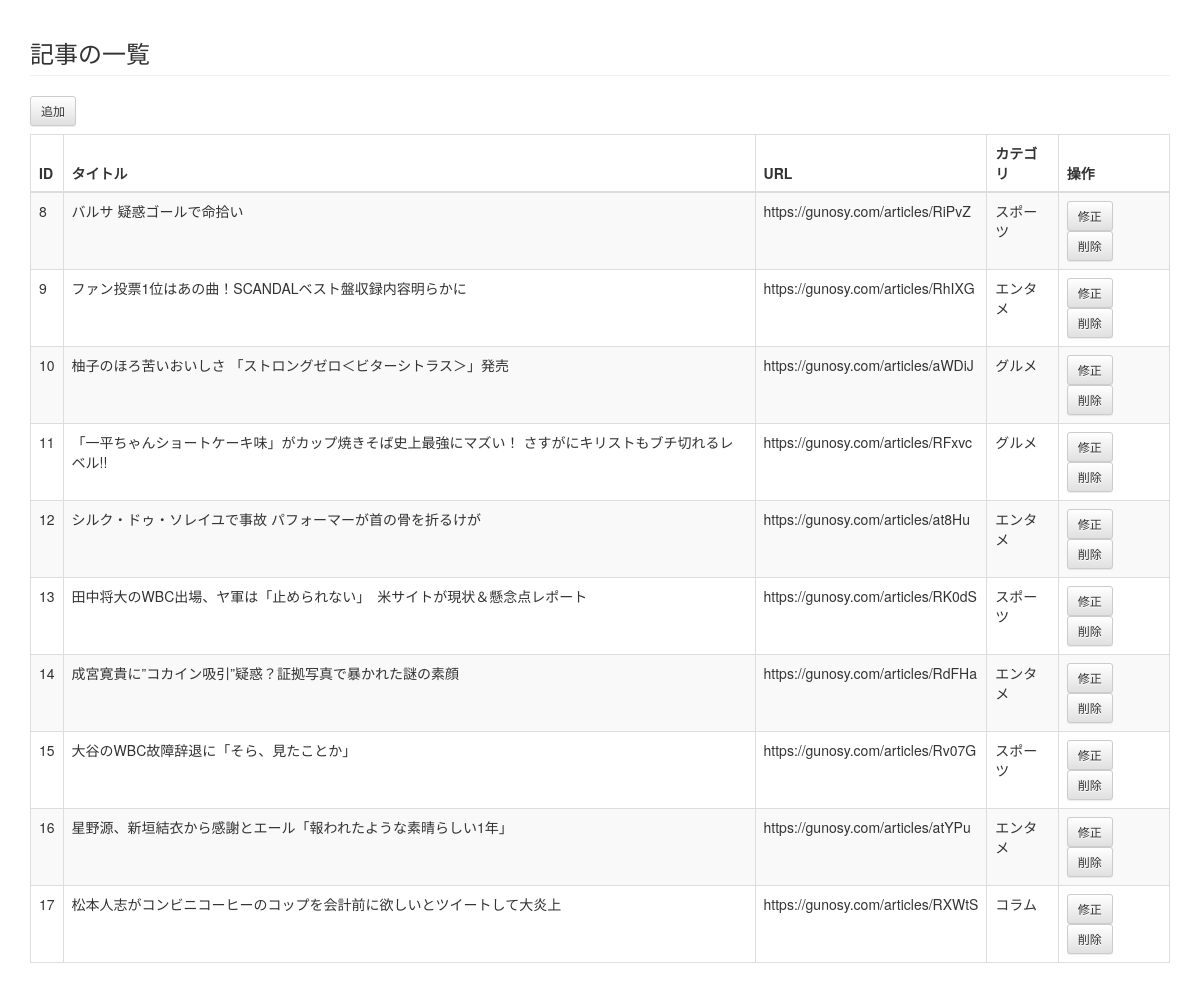
/cms/article/, run on an earlier commit of the app's database.
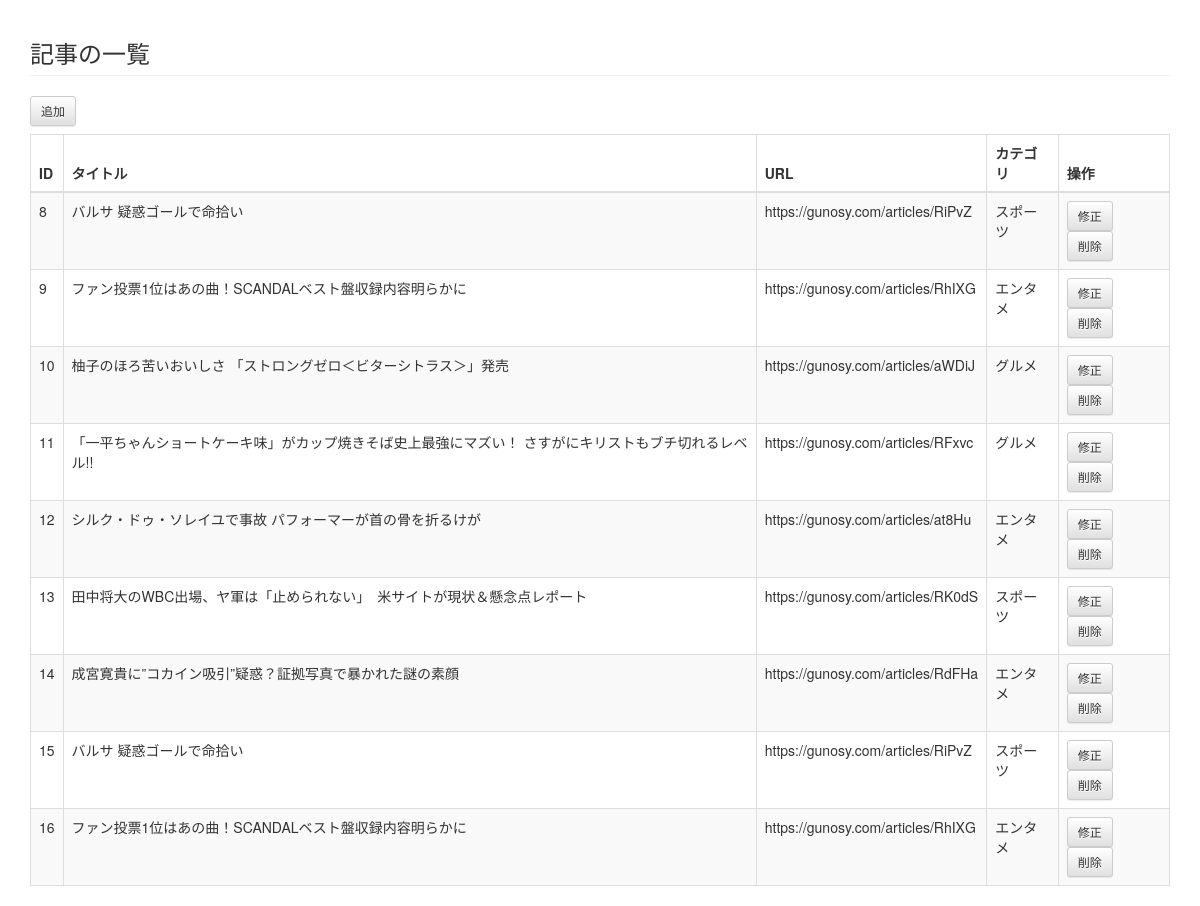
And on a later commit of the database.
### cms/models.py (models this page shows, shortened)
class Article(models.Model):
    title = models.CharField('タイトル', max_length=255, default='title')
    url = models.CharField('URL', max_length=255)
    category = models.CharField('カテゴリー', max_length=255, blank=True)

### cms/views.py (the view)
def article_list(request):
    articles = Article.objects.all().order_by('id')
    return render(request,
                  'cms/article_list.html',     # 使用するテンプレート
                  {'articles': articles})         # テンプレートに渡すデータ

### cms/templates/cms/article_list.html (shortened to what this page needs)
{% extends "base.html" %}
{% block content %}
    <h3 class="page-header">記事の一覧</h3>
    <a href="{% url 'cms:article_add' %}" class="btn btn-default btn-sm">追加</a>
    <table class="table table-striped table-bordered">
      <thead>
        <tr>
          <th>ID</th>
          <th>タイトル</th>
          <th>URL</th>
          <th>カテゴリ</th>
          <th>操作</th>
        </tr>
      </thead>
      <tbody>
        {% for article in articles %}
        <tr>
          <td>{{ article.id }}</td>
          <td>{{ article.title }}</td>
          <td>{{ article.url }}</td>
          <td>{{ article.category }}</td>
          <td>
            <a href="{% url 'cms:article_mod' article_id=article.id %}" class="btn btn-default btn-sm">修正</a>
            <a href="{% url 'cms:article_del' article_id=article.id %}" class="btn btn-default btn-sm">削除</a>
          </td>
        </tr>
        {% endfor %}
      </tbody>
    </table>
{% endblock content %}

What changed in the data, as far as the page shows it:
removed Article: id "17", title "松本人志がコンビニコーヒーのコップを会計前に欲しいとツイートして大炎上", url "https://gunosy.com/articles/RXWtS", category "コラム"
changed Article id 15: title "大谷のWBC故障辞退に「そら、見たことか」" → "バルサ 疑惑ゴールで命拾い"; url "https://gunosy.com/articles/Rv07G" → "https://gunosy.com/articles/RiPvZ"
changed Article id 16: title "星野源、新垣結衣から感謝とエール「報われたような素晴らしい1年」" → "ファン投票1位はあの曲！SCANDALベスト盤収録内容明らかに"; url "https://gunosy.com/articles/atYPu" → "https://gunosy.com/articles/RhIXG"
